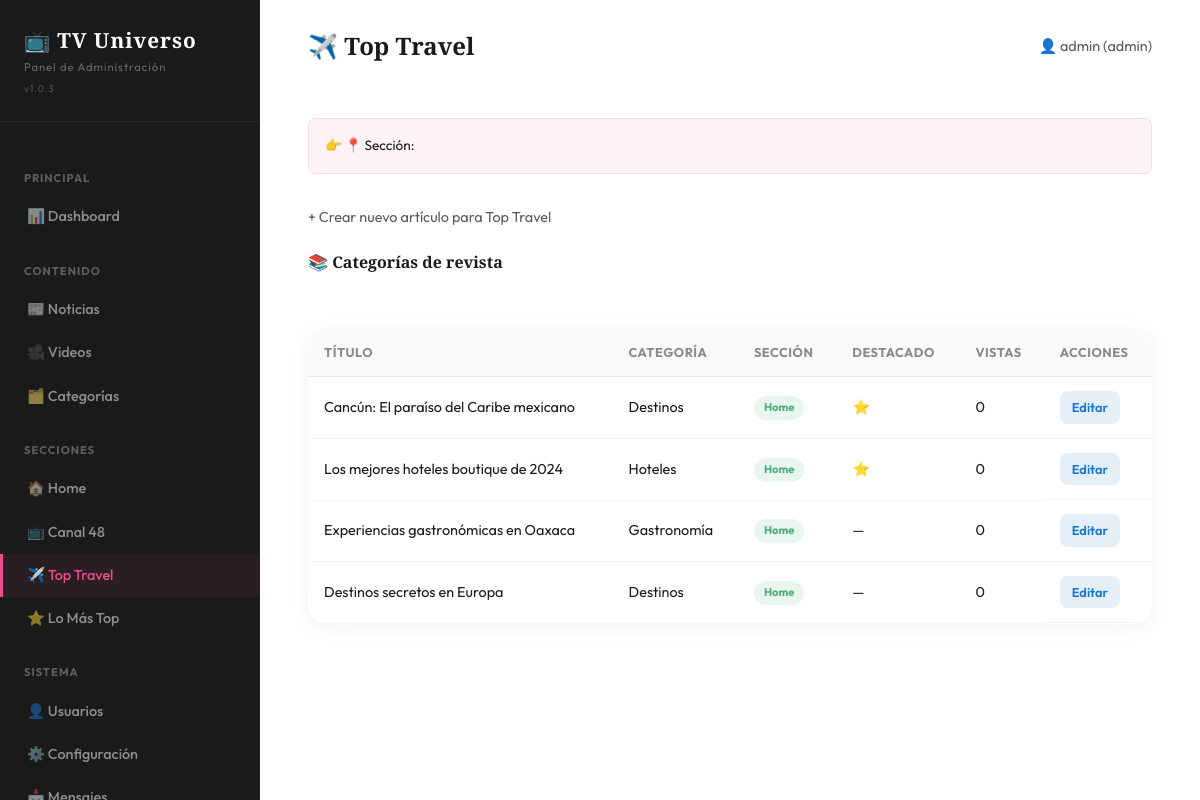
The app's page /admin/toptravel.php (signed in) with its own data.
### tables this page shows
CREATE TABLE IF NOT EXISTS posts (
    id INT AUTO_INCREMENT PRIMARY KEY,
    title VARCHAR(255) NOT NULL,
    content TEXT NOT NULL,
    excerpt VARCHAR(500) DEFAULT NULL,
    image_url VARCHAR(500) DEFAULT NULL,
    category_id INT DEFAULT NULL,
    type ENUM('canal48', 'toptravel') NOT NULL DEFAULT 'canal48',
    section VARCHAR(50) DEFAULT 'home',
    featured TINYINT(1) DEFAULT 0,
    views INT DEFAULT 0,
    created_at TIMESTAMP DEFAULT CURRENT_TIMESTAMP,
    updated_at TIMESTAMP DEFAULT CURRENT_TIMESTAMP ON UPDATE CURRENT_TIMESTAMP,
    FOREIGN KEY (category_id) REFERENCES categories(id) ON DELETE SET NULL
);

CREATE TABLE IF NOT EXISTS categories (
    id INT AUTO_INCREMENT PRIMARY KEY,
    name VARCHAR(100) NOT NULL,
    type ENUM('noticias', 'revista') NOT NULL DEFAULT 'noticias',
    created_at TIMESTAMP DEFAULT CURRENT_TIMESTAMP
);

### includes/functions.php (called while the page is built, shortened)
<?php
require_once __DIR__ . '/../config.php';
function sanitize(string $input): string {
    return htmlspecialchars(trim($input), ENT_QUOTES, 'UTF-8');
}
function getPosts(array $filters = [], int $limit = 20): array {
    global $pdo;
    $sql = "SELECT p.*, c.name AS category_name FROM posts p LEFT JOIN categories c ON p.category_id = c.id WHERE 1=1";
    $params = [];
    if (!empty($filters['type'])) {
        $sql .= " AND p.type = :type";
        $params[':type'] = $filters['type'];
    }
    $sql .= " ORDER BY p.created_at DESC LIMIT :limit";
    $stmt = $pdo->prepare($sql);
    foreach ($params as $key => $val) {
        $stmt->bindValue($key, $val);
    }
    $stmt->bindValue(':limit', $limit, PDO::PARAM_INT);
    $stmt->execute();
    return $stmt->fetchAll();
}
function truncateText(string $text, int $length = 150): string {
    if (mb_strlen($text) <= $length) return $text;
    return mb_substr($text, 0, $length) . '...';
}

### admin/toptravel.php (the view, shortened to what this page needs)
<?php
require_once __DIR__ . '/layout.php';
$travelPosts = getPosts(['type' => 'toptravel'], 20);
?>
<div class="admin-form__section-preview" style="margin-bottom:var(--space-xl);">
</div>
<p style="color:var(--text-secondary);font-size:0.9rem;margin-bottom:var(--space-lg);">
    <a href="posts.php?action=create" style="color:var(--blue);">+ Crear nuevo artículo para Top Travel</a>
</p>
<h3 style="margin-bottom:var(--space-lg);font-size:1rem;">📚 Categorías de revista</h3>
<?php if (!empty($travelPosts)): ?>
<div class="table-wrapper">
    <table class="admin-table">
        <thead>
            <tr><th>Título</th><th>Categoría</th><th>Sección</th><th>Destacado</th><th>Vistas</th><th>Acciones</th></tr>
        </thead>
        <tbody>
            <?php foreach ($travelPosts as $p): ?>
            <tr>
                <td><?= sanitize(truncateText($p['title'], 50)) ?></td>
                <td><?= sanitize($p['category_name'] ?? '—') ?></td>
                <td><span class="section-tag section-tag--<?= $p['section'] ?>"><?= ucfirst($p['section']) ?></span></td>
                <td><?= $p['featured'] ? '⭐' : '—' ?></td>
                <td><?= $p['views'] ?></td>
                <td class="admin-table__actions">
                    <a href="posts.php?action=edit&id=<?= $p['id'] ?>" class="btn-edit">Editar</a>
                </td>
            </tr>
            <?php endforeach; ?>
        </tbody>
    </table>
</div>
<?php else: ?>
<p style="color:var(--text-muted);">No hay artículos de Top Travel.</p>
<?php endif; ?>
<?php require_once __DIR__ . '/layout_footer.php'; ?>

### assets/css/styles.css (style rules this page uses)
:root { --canal48-primary: #1976d2; --canal48-secondary: #1565c0; --canal48-dark: #0d47a1; --canal48-accent: #ffeb3b; --canal48-live: #f44336; --rosa: #E84C8A; --amarillo: #F2B705; --azul: #1976d2; --verde: #4CAF7D; --cafe: #6B4226; --crema: #FDF6EC; --oscuro: #1A1A1A; --bg-primary: #FFFFFF; --bg-section: #F8F9FA; --bg-card: #FFFFFF; --bg-hero: linear-gradient(135deg, #1a237e 0%, #283593 30%, #3949ab 60%, #5c6bc0 100%); --text-primary: #1A1A1A; --text-secondary: #5A5A5A; --text-muted: #8A8A8A; --font-heading: 'Playfair Display', serif; --font-body: 'Outfit', sans-serif; --space-xs: 0.25rem; --space-sm: 0.5rem; --space-md: 1rem; --space-lg: 1.5rem; --space-xl: 2rem; --space-2xl: 3rem; --space-3xl: 4rem; --radius-sm: 8px; --radius-md: 12px; --radius-lg: 20px; --radius-xl: 28px; --radius-full: 50%; --transition: all 0.3s ease; --shadow-card: 0 4px 20px rgba(0,0,0,0.08); --shadow-hover: 0 8px 30px rgba(0,0,0,0.15); --shadow-canal48: 0 6px 20px rgba(25, 118, 210, 0.3); --max-width: 1280px; }
*, *::before, *::after { margin:0; padding:0; box-sizing:border-box; }
html { scroll-behavior:smooth; }
body { font-family: var(--font-body); background: var(--bg-primary); color: var(--text-primary); line-height: 1.6; -webkit-font-smoothing: antialiased; margin: 0; padding: 0; }
a { color:inherit; text-decoration:none; transition:var(--transition); }
h1,h2,h3,h4,h5,h6 { font-family: var(--font-heading); font-weight: 700; line-height: 1.2; color: var(--oscuro); }

### assets/css/admin.css (style rules this page uses)
body:has(.admin-layout) { overflow-x:auto !important; }
.table-wrapper { overflow-x: auto; background: var(--bg-card, #fff); border-radius: var(--radius-lg, 20px); box-shadow: 0 4px 20px rgba(0,0,0,0.06); }
.admin-table { width:100%; min-width:700px; border-collapse:collapse; }
.admin-table th { text-align: left; padding: 14px 16px; font-size: 0.8rem; font-weight: 700; text-transform: uppercase; letter-spacing: 0.5px; color: var(--text-muted, #8A8A8A); background: rgba(0,0,0,0.02); border-bottom: 1px solid rgba(0,0,0,0.06); }
.admin-table td { padding: 14px 16px; font-size: 0.9rem; border-bottom: 1px solid rgba(0,0,0,0.04); vertical-align: middle; color: #1A1A1A; }
.admin-table__actions { display:flex; gap:0.5rem; white-space:nowrap; }
.admin-table__actions a, .admin-table__actions button { padding: 6px 12px; border-radius: 8px; font-size: 0.8rem; font-weight: 600; cursor: pointer; transition: all 0.3s ease; border: none; font-family: var(--font-body, 'Outfit', sans-serif); }
.btn-edit { background:rgba(42,127,191,0.12); color:var(--azul, #2A7FBF); }
.section-tag { display: inline-flex; align-items: center; gap: 4px; padding: 3px 10px; border-radius: 12px; font-size: 0.7rem; font-weight: 700; }
.section-tag--home { background:rgba(76,175,125,0.12); color:var(--verde, #4CAF7D); }
.admin-form__section-preview { background: rgba(232,76,138,0.06); border: 1px solid rgba(232,76,138,0.15); border-radius: 8px; padding: 1rem; margin-top: 1rem; font-size: 0.85rem; color: #1A1A1A; }
.admin-main h3 { color: #1A1A1A !important; }
.admin-main p { color: #5A5A5A !important; }
.admin-main a:not(.btn):not(.btn-edit):not(.btn-delete) { color: #1A1A1A; }

### admin/layout.php (style rules this page uses)
.table-wrapper { overflow-x:auto;-webkit-overflow-scrolling:touch;width:100% }
.admin-table { width:100%;min-width:700px;border-collapse:collapse }

### records on screen
posts: title "Cancún: El paraíso del Caribe mexicano", category.name "Destinos", section "Home", views "0"
posts: title "Los mejores hoteles boutique de 2024", category.name "Hoteles", section "Home", views "0"
posts: title "Experiencias gastronómicas en Oaxaca", category.name "Gastronomía", section "Home", views "0"
posts: title "Destinos secretos en Europa", category.name "Destinos", section "Home", views "0"

### other values on screen
$icon "📊 📰 🎥 🗂️ 🏠 📺 ✈️ ⭐ 👤 ⚙️"
$label "Dashboard Noticias Videos Categorías Home Canal 48 Top Travel Lo Más Top Usuarios Configuración"
$adminTitle "✈️ Top Travel"
$user['username'] "admin"
$user['role'] "admin"
